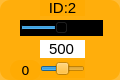
    <widget class="QWidget" name="widget_id1_2" native="true">
     <property name="geometry">
      <rect>
       <x>770</x>
       <y>570</y>
       <width>120</width>
       <height>80</height>
      </rect>
     </property>
     <property name="styleSheet">
      <string notr="true">background-color: rgb(255, 170, 0, 200);
border-radius:10px;</string>
     </property>
     <widget class="QLabel" name="label_ID1_2">
      <property name="geometry">
       <rect>
        <x>40</x>
        <y>0</y>
        <width>45</width>
        <height>16</height>
       </rect>
      </property>
      <property name="minimumSize">
       <size>
        <width>0</width>
        <height>10</height>
       </size>
      </property>
      <property name="font">
       <font>
        <family>Arial</family>
        <pointsize>11</pointsize>
       </font>
      </property>
      <property name="styleSheet">
       <string notr="true">background-color: rgb(255, 255, 255， 0);
border-radius:0px;</string>
      </property>
      <property name="text">
       <string>ID:2</string>
      </property>
      <property name="alignment">
       <set>Qt::AlignCenter</set>
      </property>
     </widget>
     <widget class="QSlider" name="horizontalSlider_pulse_id2">
      <property name="geometry">
       <rect>
        <x>20</x>
        <y>20</y>
        <width>83</width>
        <height>16</height>
       </rect>
      </property>
      <property name="autoFillBackground">
       <bool>false</bool>
      </property>
      <property name="styleSheet">
       <string notr="true">background-color: rgb(0, 0, 0);
border-radius:0px;</string>
      </property>
      <property name="minimum">
       <number>0</number>
      </property>
      <property name="maximum">
       <number>1000</number>
      </property>
      <property name="pageStep">
       <number>1</number>
      </property>
      <property name="value">
       <number>500</number>
      </property>
      <property name="orientation">
       <enum>Qt::Horizontal</enum>
      </property>
     </widget>
     <widget class="QSlider" name="horizontalSlider_dev_id2">
      <property name="geometry">
       <rect>
        <x>40</x>
        <y>60</y>
        <width>45</width>
        <height>18</height>
       </rect>
      </property>
      <property name="styleSheet">
       <string notr="true">background-color: rgb(255, 255, 255， 0);</string>
      </property>
      <property name="minimum">
       <number>-125</number>
      </property>
      <property name="maximum">
       <number>125</number>
      </property>
      <property name="pageStep">
       <number>1</number>
      </property>
      <property name="orientation">
       <enum>Qt::Horizontal</enum>
      </property>
     </widget>
     <widget class="QLabel" name="label_id2">
      <property name="geometry">
       <rect>
        <x>10</x>
        <y>60</y>
        <width>31</width>
        <height>20</height>
       </rect>
      </property>
      <property name="minimumSize">
       <size>
        <width>0</width>
        <height>10</height>
       </size>
      </property>
      <property name="font">
       <font>
        <family>DejaVu Sans</family>
        <pointsize>10</pointsize>
       </font>
      </property>
      <property name="styleSheet">
       <string notr="true">background-color: rgb(255, 255, 255， 0);</string>
      </property>
      <property name="text">
       <string>0</string>
      </property>
      <property name="alignment">
       <set>Qt::AlignCenter</set>
      </property>
     </widget>
     <widget class="QLineEdit" name="lineEdit_id2">
      <property name="geometry">
       <rect>
        <x>40</x>
        <y>40</y>
        <width>45</width>
        <height>18</height>
       </rect>
      </property>
      <property name="sizePolicy">
       <sizepolicy hsizetype="Fixed" vsizetype="Fixed">
        <horstretch>0</horstretch>
        <verstretch>0</verstretch>
       </sizepolicy>
      </property>
      <property name="font">
       <font>
        <family>Arial</family>
        <pointsize>11</pointsize>
       </font>
      </property>
      <property name="autoFillBackground">
       <bool>false</bool>
      </property>
      <property name="styleSheet">
       <string notr="true">background-color: rgb(255, 255, 255);
border-radius:0px;</string>
      </property>
      <property name="text">
       <string>500</string>
      </property>
      <property name="maxLength">
       <number>1000</number>
      </property>
      <property name="alignment">
       <set>Qt::AlignCenter</set>
      </property>
      <property name="dragEnabled">
       <bool>false</bool>
      </property>
      <property name="readOnly">
       <bool>false</bool>
      </property>
     </widget>
    </widget>
